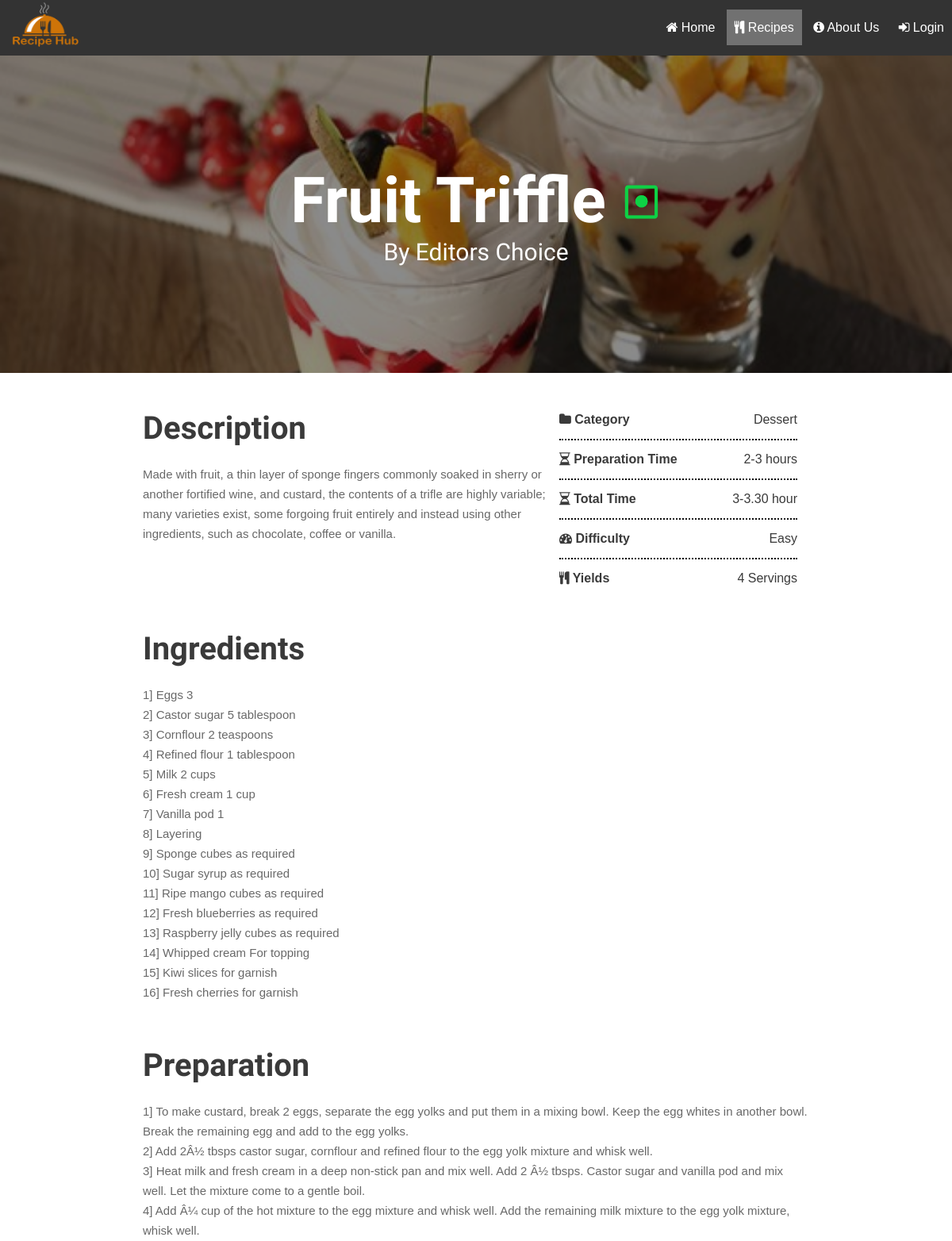
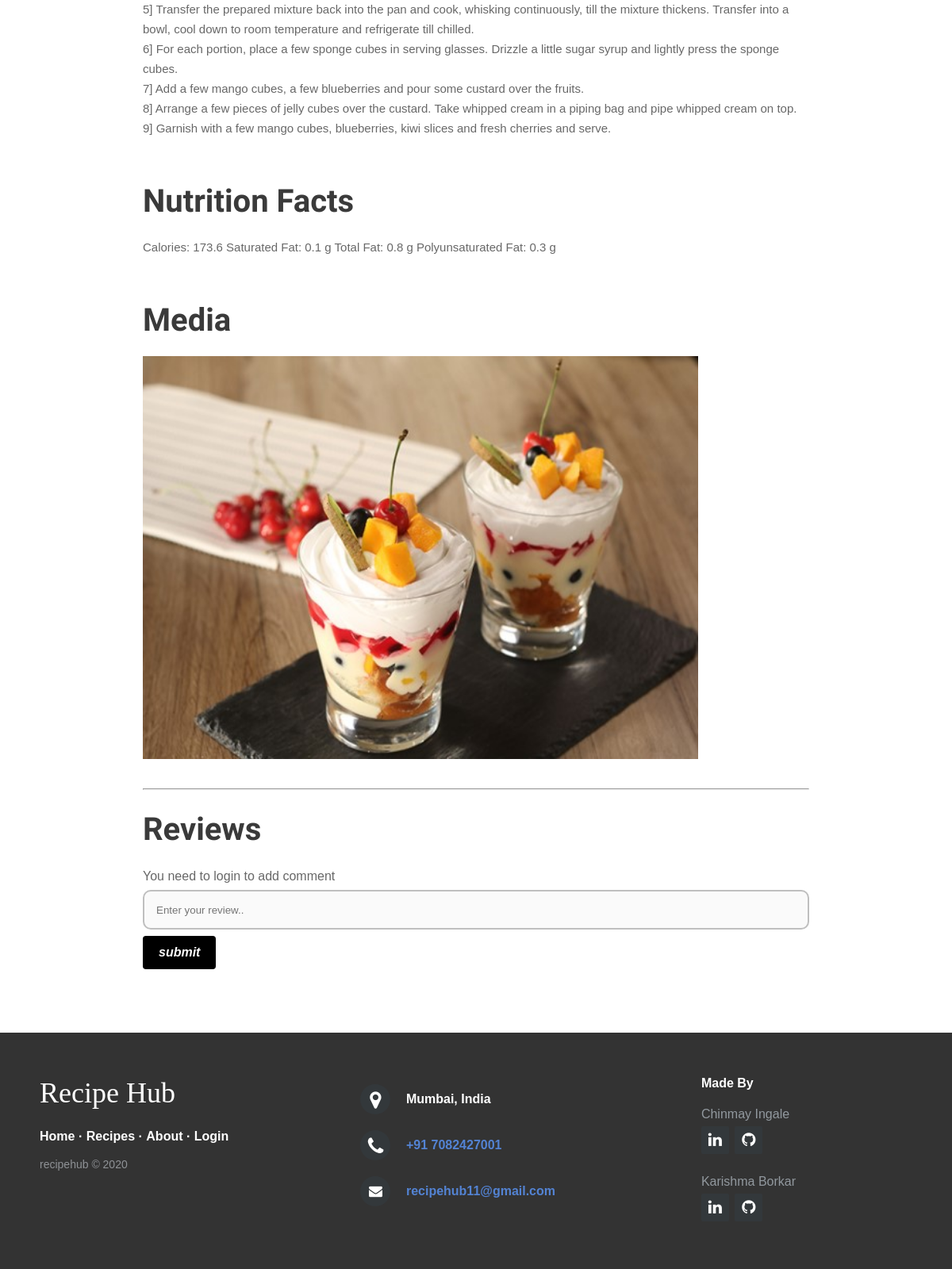
Screenshot of /recipe.php?id=6 with the database file from the repository (2 pictures, top to bottom).
### tables this page shows
CREATE TABLE `dishes` (
  `id` int(10) NOT NULL,
  `name` varchar(255) NOT NULL,
  `uploded_by` varchar(255) NOT NULL,
  `prep` varchar(255) NOT NULL,
  `type` varchar(255) NOT NULL,
  `ready_in` varchar(255) NOT NULL,
  `category` varchar(255) NOT NULL,
  `serve` int(10) NOT NULL,
  `level` varchar(255) NOT NULL,
  `discription` text NOT NULL,
  `nutritions` longtext NOT NULL,
  `image` varchar(255) NOT NULL
);

CREATE TABLE `ingredients` (
  `dish_id` int(11) NOT NULL,
  `rank` int(11) NOT NULL,
  `ingredients` mediumtext NOT NULL
);

CREATE TABLE `directions` (
  `dish_id` int(11) NOT NULL,
  `step` int(11) NOT NULL,
  `directions` text NOT NULL
);

### recipe.php (the view, shortened to what this page needs)
<?php
  require_once "pdo.php";
  $stmt = $pdo->prepare("SELECT * FROM `dishes` WHERE `id` = :id");
  $stmt->execute(array(":id" => $_GET['id']));
  $dish = $stmt->fetch(PDO::FETCH_ASSOC);
  $stmt = $pdo->prepare("SELECT * FROM `directions` WHERE `dish_id` = :id ORDER BY `directions`.`step` ASC ");
  $stmt->execute(array(":id" => $_GET['id']));
  $directions = $stmt->fetchAll(PDO::FETCH_ASSOC);
  $stmt = $pdo->prepare("SELECT * FROM `ingredients` WHERE `dish_id` = :id ORDER BY `ingredients`.`rank` ASC ");
  $stmt->execute(array(":id" => $_GET['id']));
  $ingredients = $stmt->fetchAll(PDO::FETCH_ASSOC);
?>
<!DOCTYPE html>
<html>
<head>
 		<link rel="stylesheet" href="https://cdnjs.cloudflare.com/ajax/libs/font-awesome/4.7.0/css/font-awesome.min.css">
     <link rel="stylesheet" href="recipe_styles.css">
</head>
<body>
<div class="navbar">
  <div class="logo">
    <img src="img/recipehub.png" id="logoimg" height="70px" width="120px">
  </div>
<ul id="navlist">
  <li class="navlist"><a href="index.php"><i class="fa fa-home" aria-hidden="true"></i> Home</a></li>
  <li class="navlist"><a class='active' href="allrecipes.php"><i class='fa fa-cutlery' aria-hidden='true'></i> Recipes</a></li>
  <li class="navlist"><a href="about.php"><i class="fa fa-info-circle" aria-hidden="true"></i> About Us</a></li>
  <li class="navlist" id='dropbtn'>
  <?php
      if(isset($_SESSION['username'])){
        echo "<a><i class='fa fa-user' aria-hidden='true'></i> welcome ".$_SESSION['username']." <i class='fa fa-angle-double-down' aria-hidden='true'></i></a>";
        echo "<div class='dropdown-content'>";
        echo "<a href='user.php'><i class='fa fa-cutlery' aria-hidden='true'></i> My recipes</a>";
        echo "<a href='logout.php'><i class='fa fa-sign-out' aria-hidden='true'></i> Log Out</a>";
        echo "</div>";
      }else{
        echo "<a href='landing.php'><i class='fa fa-sign-in' aria-hidden='true'></i> Login</a>";
      }
  ?>
  </li>
</ul>
</div>
<div class="dishtitle" style="background-image: url('<?=$dish['image']?>');">
  <div class="overlay" style="background-color:#00000075;height: 100%;">
    <div id="name">
      <h1><?= $dish['name'] ?>
      <span>
        <?php
          if($dish['type'] == 'Vegetarian'){
            echo "<img src='img/veg.png'  id='type'>";
          }
        ?>
      </span></h1>
      <a class="cname" href="chef.php?username=<?=$dish['uploded_by']?>"> By <?=$dish['uploded_by']?></a>
    </div>
  </div>
</div>
<div class="main">
  <div class="dishinfo">
    <div class="data">
      <h3 class="caption">Description</h3>
      <p><?= $dish['discription'] ?></p>
    </div>
    <div id="dishdata">
      <p class="info-recipe"><i class="fa fa-folder"></i> Category<span class="values"><?= $dish['category'] ?></span></p>
      <p class="info-recipe"><i class="fa fa-hourglass-half"></i> Preparation Time<span class="values"><?= $dish['prep'] ?></span></p>
      <p class="info-recipe"><i class="fa fa-hourglass-half"></i> Total Time<span class="values"><?= $dish['ready_in'] ?></span></p>
      <p class="info-recipe"><i class="fa fa-tachometer"></i> Difficulty<span class="values"><?= $dish['level'] ?></span></p>
      <p class="info-recipe"><i class="fa fa-cutlery"></i> Yields<span class="values"><?= $dish['serve'] ?> Servings</span></p>
    </div>
  </div>
  <div class="data">
    <h3 class="caption">Ingredients</h3>
    <ul style="list-style-type: none;">
        <?php
          $sr = 1;
          foreach($ingredients as $ingredient){
            echo "<li><span>".$sr."]</span> ".$ingredient['ingredients']." </li>";
            $sr++;
          }
        ?>
      </ul>
  </div>
  <div class="data">
    <h3 class="caption">Preparation</h3>
    <ul style="list-style-type: none;">
        <?php
          $sr = 1;
          foreach($directions as $direction){
            echo "<li><span>".$sr."]</span> ".$direction['directions']." </li>";
            $sr++;
          }
        ?>
    </ul>
  </div>
  <div class="data">
    <h3 class="caption">Nutrition Facts</h3>
    <p><?= $dish['nutritions'] ?></p>
  </div>
  <div class="data">
    <h3 class="caption">Media</h3>
    <img src="<?=$dish['image']?>" class="media" >
  </div>
  <hr>
  <div id="comments-box">
  <h3 class="caption">Reviews</h3>
  </div>
  <div id="addcoments">
    <?php
      $set = "disabled";
      if($_SESSION['username']){
        $set = "";
      }
      else{
        echo "<p style='color:#686868;'>You need to login to add comment</p>";
      }
    ?>
    <form method="post" id="comment-form">
      <input type="text" name="comment" id="comment" placeholder="Enter your review.." <?= $set ?> required>
      <input type="submit" value="submit" name="submit" id="submit_btn" <?= $set ?>>
    </form>
  </div>
</div>
<?php
    include("footer.php");
?>
</body>
</html>

### recipe_styles.css (style rules this page uses)
* { box-sizing: border-box; margin: 0; padding: 0; }
body { font-family: Verdana, sans-serif; }
.navbar { position: sticky; top: 0; background-color: #333; height: 70px; line-height: 70px; z-index: 3; }
.logo { float: left; height: 100%; }
#navlist { list-style-type: none; margin: 0; padding: 0; float: right; }
.navlist { height: 100%; display: inline-block; }
.navlist:last-child { border-right: none; }
.navlist a { color: white; text-align: center; padding: 14px 10px; text-decoration: none; }
.active { background-color: #4CAF50; }
.active { background-color: #717171; }

### recipe.php (style rules this page uses)
.dishtitle { position: relative; text-align: center; background-size: cover; background-position: right; color: #fff; height: 400px; font-family: 'Signika', sans-serif; }
#name { position: absolute; top: 50%; left: 50%; width: 95%; transform: translate(-50%, -50%); font-size: 2.5rem; }
#type { width: 50px; height: 50px; }
.cname { color: #fff; font-weight: 400; font-size: 30px; text-decoration: none; display: block; }
.main { width: 70%; margin: 0px auto; }
.dishinfo { display: flex; flex-wrap: nowrap; margin-top: 20px; justify-content: space-between; }
.data { padding: 30px 0; font-size: 15px; line-height: 25px; color: #686868; }
#dishdata { min-width: 330px; padding: 15px; }
.info-recipe { border-bottom: 2px dotted #080808; padding: 15px 0; font-weight: 600; color: #3A3A3A; }
.info-recipe:last-child { border-bottom: none; }
.values { float: right; letter-spacing: normal; color: #3A3A3A; font-weight: 400; }
.caption { font-family: 'Signika', sans-serif; font-size: 40px; line-height: 40px; margin-bottom: 25px; color: #3A3A3A; }
.media { width: 700px; }
#comments-box { margin: 30px 0; }
#comment { width: 100%; height: 50px; padding: 15px; margin: 8px 0; border: 2px solid #bfbfbf; border-radius: 10px; outline: none; }
#submit_btn { background-color: black; color: white; padding: 12px 20px; border: none; border-radius: 4px; cursor: pointer; font-weight: bold; font-style: italic; font-size: 16px; outline: none; }

### rows the page displays
dishes: image (picture), name "Fruit Triffle", uploded_by "Editors Choice", discription "Made with fruit, a thin layer of sponge fingers commonly soaked in sherry or another fortified wine, and custard, the contents of a trifle are highly variable; many varieties exist, some forgoing fruit entirely and instead using other ingredients, such as chocolate, coffee or vanilla.", category "Dessert", prep "2-3 hours", ready_in "3-3.30 hour", level "Easy", serve "4", nutritions "Calories: 173.6 Saturated Fat: 0.1 g Total Fat: 0.8 g Polyunsaturated Fat: 0.3 g"
ingredients: ingredients "Eggs 3"
ingredients: ingredients "Castor sugar 5 tablespoon"
ingredients: ingredients "Cornflour 2 teaspoons"
ingredients: ingredients "Refined flour 1 tablespoon"
ingredients: ingredients "Milk 2 cups"
ingredients: ingredients "Fresh cream 1 cup"
ingredients: ingredients "Vanilla pod 1"
ingredients: ingredients "Layering"
ingredients: ingredients "Sponge cubes as required"
ingredients: ingredients "Sugar syrup as required"
ingredients: ingredients "Ripe mango cubes as required"
ingredients: ingredients "Fresh blueberries as required"
ingredients: ingredients "Raspberry jelly cubes as required"
ingredients: ingredients "Whipped cream For topping"
ingredients: ingredients "Kiwi slices for garnish"
ingredients: ingredients "Fresh cherries for garnish"
directions: directions "To make custard, break 2 eggs, separate the egg yolks and put them in a mixing bowl. Keep the egg whites in another bowl. Break the remaining egg and add to the egg yolks."
directions: directions "Add 2Â½ tbsps castor sugar, cornflour and refined flour to the egg yolk mixture and whisk well."
directions: directions "Heat milk and fresh cream in a deep non-stick pan and mix well. Add 2 Â½ tbsps. Castor sugar and vanilla pod and mix well. Let the mixture come to a gentle boil."
directions: directions "Add Â¼ cup of the hot mixture to the egg mixture and whisk well. Add the remaining milk mixture to the egg yolk mixture, whisk well."
directions: directions "Transfer the prepared mixture back into the pan and cook, whisking continuously, till the mixture thickens. Transfer into a bowl, cool down to room temperature and refrigerate till chilled."
directions: directions "For each portion, place a few sponge cubes in serving glasses. Drizzle a little sugar syrup and lightly press the sponge cubes."
directions: directions "Add a few mango cubes, a few blueberries and pour some custard over the fruits."
directions: directions "Arrange a few pieces of jelly cubes over the custard. Take whipped cream in a piping bag and pipe whipped cream on top."
directions: directions "Garnish with a few mango cubes, blueberries, kiwi slices and fresh cherries and serve."
